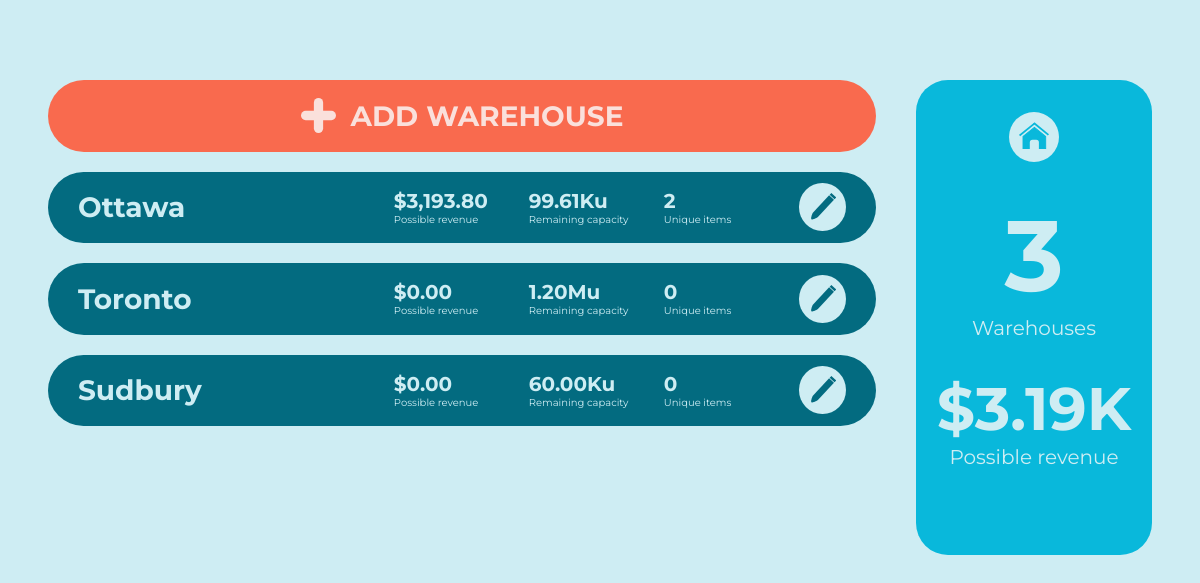
The page /warehouses on the database as committed earlier.
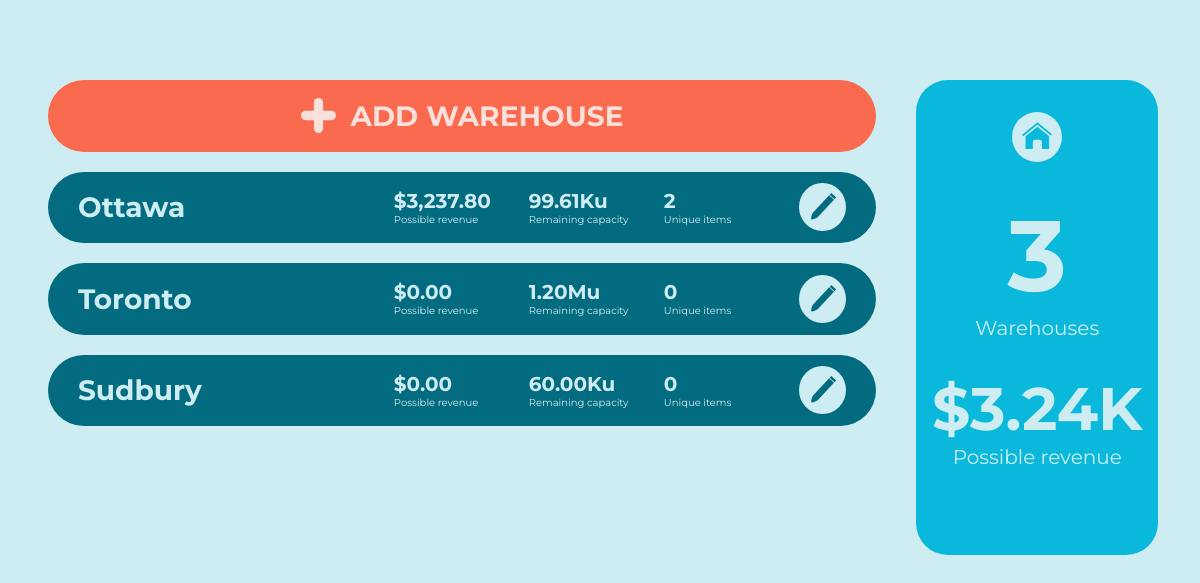
The same page on the database as committed later.
### wms/models.py (models this page shows, shortened)
class Item(db.Model):
    _id = db.Column(db.Integer, primary_key=True)
    quantity = db.Column(db.Integer, nullable=False)
    warehouse = db.Column(db.String(MAXIMUM_NAME_LEN), db.ForeignKey('warehouse.name'), nullable=False)
    item_template_id = db.Column(db.Integer, db.ForeignKey('item_template._id'), nullable=False)

class ItemTemplate(db.Model):
    _id = db.Column(db.Integer, primary_key=True)
    name = db.Column(db.String(MAXIMUM_NAME_LEN), unique=True, nullable=False)
    price = db.Column(db.Float, nullable=False)
    cost = db.Column(db.Float, nullable=False)
    size = db.Column(db.Integer, nullable=False)
    low_threshold = db.Column(db.Integer, nullable=False)
    instances = db.relationship('Item', backref='item_template', lazy=True)  # Instances using this item template

class Warehouse(db.Model):
    _id = db.Column(db.Integer, primary_key=True)
    name = db.Column(db.String(MAXIMUM_NAME_LEN), unique=True, nullable=False)
    capacity = db.Column(db.Integer, nullable=False)
    items = db.relationship("Item", backref="home_warehouse", lazy=True)
    @hybrid_property
    def remaining_capacity(self):
        capacityUsed = 0
        for item in self.items:
            capacityUsed += item.quantity * ItemTemplate.query.filter_by(_id=item.item_template_id).first().size
        return self.capacity - capacityUsed
    @hybrid_property
    def possible_revenue(self):
        revenue = 0
        for item in self.items:
            item_temp = ItemTemplate.query.filter_by(_id=item.item_template_id).first()
            revenue += item.quantity * (item_temp.price - item_temp.cost)
        return revenue

### wms/routes.py (the view)
@app.route("/warehouses", methods=METHODS)
def warehouses():
    warehouseForm = WarehouseForm()
    warehouseList = Warehouse.query.all()
    possibleRevenue = 0
    for warehouse in warehouseList:
        possibleRevenue += warehouse.possible_revenue
    if warehouseForm.validate_on_submit():
        flash(f'Warehouse "{warehouseForm.name.data}" created.')
        db.session.add(Warehouse(name=warehouseForm.name.data,
                                 capacity=warehouseForm.capacity.data))
        db.session.commit()
        return redirect(url_for('warehouses'))
    return render_template('warehouses.html',
                           warehouseForm=warehouseForm,
                           warehouses=warehouseList,
                           possibleRevenue=possibleRevenue,
                           price_format=price_format,
                           capacity_format=capacity_format)

### wms/functions.py (called while the page is built)
def price_format(price, small=False):
    price = round(price, 2)
    if small:
        if price >= 1000:
            price /= 1000
            return "{:.2f}K".format(price)
    if price < 10000:
        return "{:,.2f}".format(price)
    else:
        if 1000000 < price < 9000000:
            price /= 1000000
            return "{:.2f}M".format(price)
        price /= 1000
        return "{:.2f}K".format(price)

def capacity_format(capacity):
    if capacity < 10000:
        return "{:,}".format(capacity)
    elif 10000 <= capacity <= 999999:
        capacity /= 1000
        return "{:.2f}K".format(capacity)
    else:
        capacity /= 1000000
        return "{:.2f}M".format(capacity)

### wms/templates/warehouses.html (shortened to what this page needs)
<!DOCTYPE html>
{% extends "base.html" %}
{% block content %}
<link rel="stylesheet" href="static/warehouses.css">
<div class="content">
    <div class="list">
        <ul>
            <li>
                <button class="add-warehouse" id="add-warehouse">
                    <img src="static/+.svg" alt="+ button">
                    <h1>Add Warehouse</h1>
                </button>
            </li>
            {% for warehouse in warehouses %}
            <li class="warehouse-card">
                <ul>
                    <li class="name-li">
                       <h1>{{warehouse.name}}</h1>
                    </li>
                    <li>
                        <ul class="stats">
                            <li>
                                <h2>${{price_format(warehouse.possible_revenue)}}</h2>
                                <p>Possible revenue</p>
                            </li>
                            <li>
                                <h2>{{capacity_format(warehouse.remaining_capacity)}}u</h2>
                                <p>Remaining capacity</p>
                            </li>
                            <li>
                                <h2>{{warehouse.items|length}}</h2>
                                <p>Unique items</p>
                            </li>
                        </ul>
                    </li>
                    <li class="edit-li">
                        <a href="{{url_for('view_warehouse', warehouse_name=warehouse.name)}}">
                            <button class="edit-button">
                            </button>
                        </a>
                    </li>
                </ul>
            </li>
            {% endfor %}
        </ul>
    </div>
    <div class="warehouse-stats">
        <ul>
            <li>
                <a href="{{url_for('home')}}" class="home">
                </a>
            </li>
            <li>
                <h1>{{warehouses|length}}</h1>
                <p>Warehouses</p>
            </li>
            <li>
                <h2>
                    ${{price_format(possibleRevenue, small=True)}}
                </h2>
                <p>Possible revenue</p>
            </li>
        </ul>
    </div>
</div>
{% endblock content %}

Rows that differ between the two databases and show on the page:
changed through a linked row, Item: quantity.cost "3,193.80" → "3,237.80"
Other text that changed with them:
{{ price_format(possibleRevenue, small=True) }}: "3.19K" → "3.24K"
